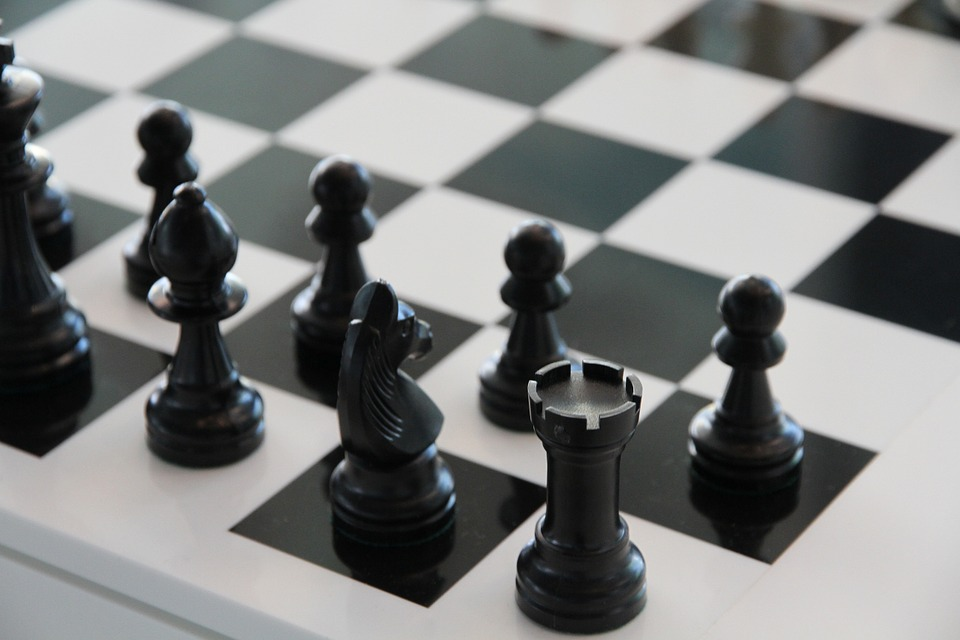
#> input picture block-2/chess.jpg, 960 x 640 px
$ python canny.py
#> lines starting #> are read from the running program, lines starting #| are printed output that depends on the picture; after the words box and inside, x2 and y2 are one past the last pixel; in counts of white or black regions, pixels touching at a corner belong together
import cv2
import numpy as np
from matplotlib import pyplot as plt
img = cv2.imread('../chess.jpg',0)
#> img: shape (640, 960); min 0, max 255, mean 126.8
# smoothing
kernel = np.ones((3,3),np.float32)/9
img = cv2.filter2D(img,-1,kernel)
# apply the canny filter
edges = cv2.Canny(img,0,40)
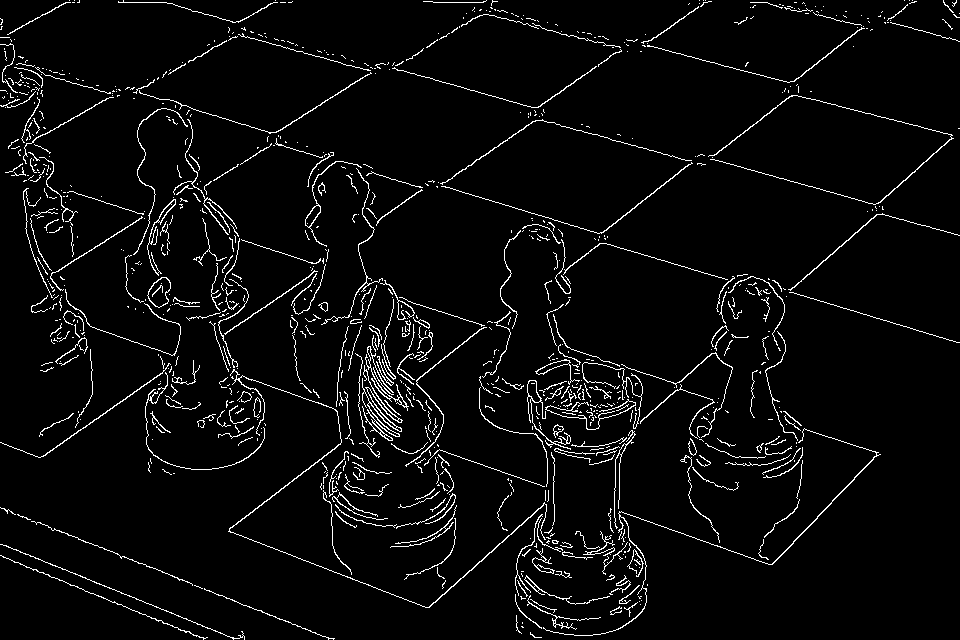
#> edges: shape (640, 960); 4.2% white in thin lines or dots
# ploting the imagess
plt.subplot(121),plt.imshow(img,cmap = 'gray')
plt.title('Original Image'), plt.xticks([]), plt.yticks([])
plt.subplot(122),plt.imshow(edges,cmap = 'gray')
plt.title('Edge Image'), plt.xticks([]), plt.yticks([])
plt.show()
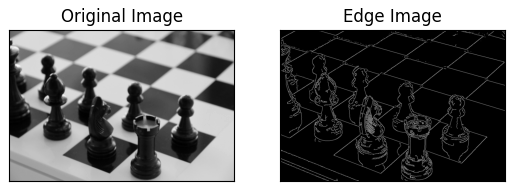
#> figure drawn by matplotlib, 2 panels

$ run again, with block-2/moon.jpg copied over block-2/chess.jpg
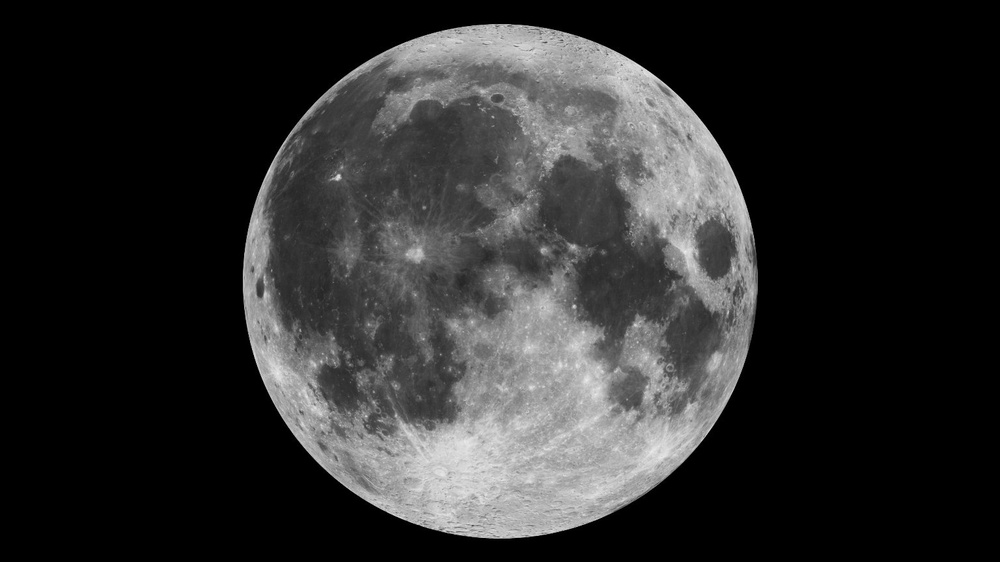
#> input picture block-2/moon.jpg, 1000 x 562 px, shrunk from 1536 x 864 before the run
#> img is the input picture: shape (562, 1000); min 0, max 239, mean 44.5
#> `edges = cv2.Canny(img,0,40)`:
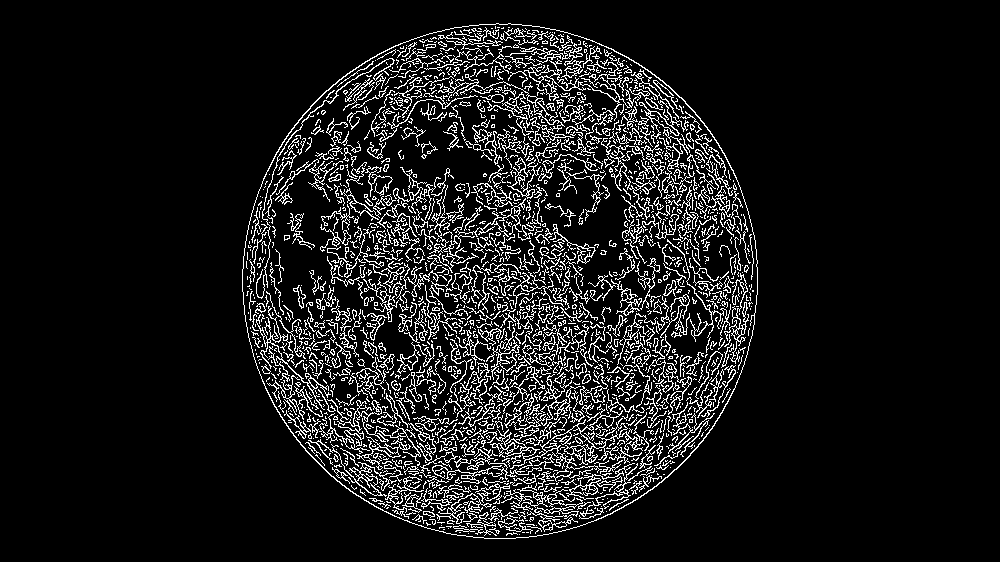
#> edges: shape (562, 1000); 9.5% white in thin lines or dots, all inside (x1, y1, x2, y2) = (242, 23, 758, 539)
#> `plt.show()`:
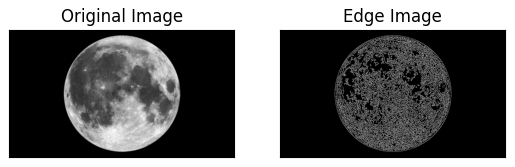
#> figure drawn by matplotlib, 2 panels

$ run again, with block-2/park.jpg copied over block-2/chess.jpg
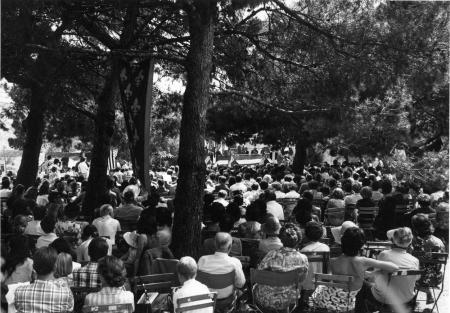
#> input picture block-2/park.jpg, 450 x 313 px
#> img is the input picture: shape (313, 450); min 0, max 255, mean 66.3
#> `edges = cv2.Canny(img,0,40)`:
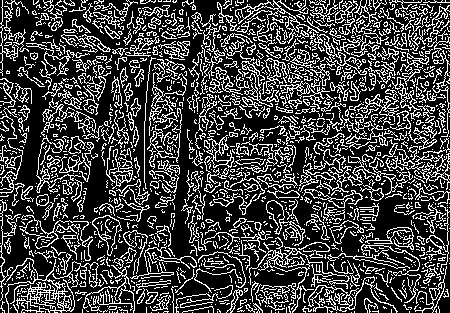
#> edges: shape (313, 450); 26.1% white in thin lines or dots
#> `plt.show()`:
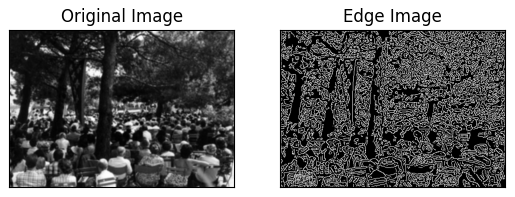
#> figure drawn by matplotlib, 2 panels

$ run again, with block-2/zebra.jpg copied over block-2/chess.jpg
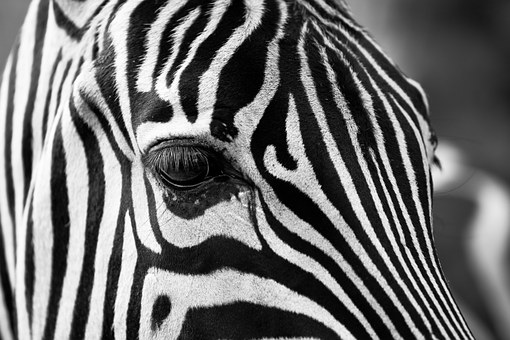
#> input picture block-2/zebra.jpg, 510 x 340 px
#> img is the input picture: shape (340, 510); min 0, max 255, mean 109.4
#> `edges = cv2.Canny(img,0,40)`:
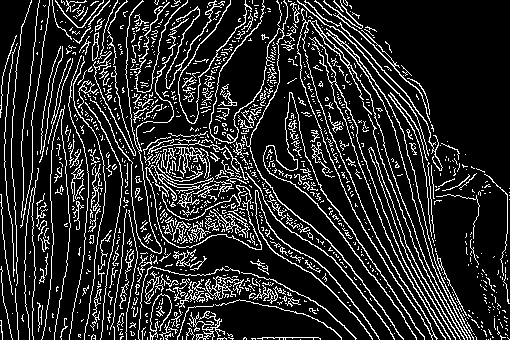
#> edges: shape (340, 510); 16.3% white in thin lines or dots
#> `plt.show()`:
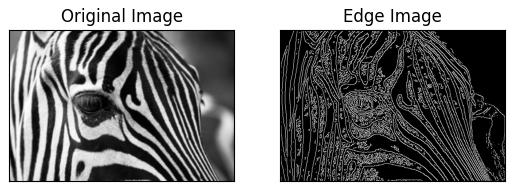
#> figure drawn by matplotlib, 2 panels
